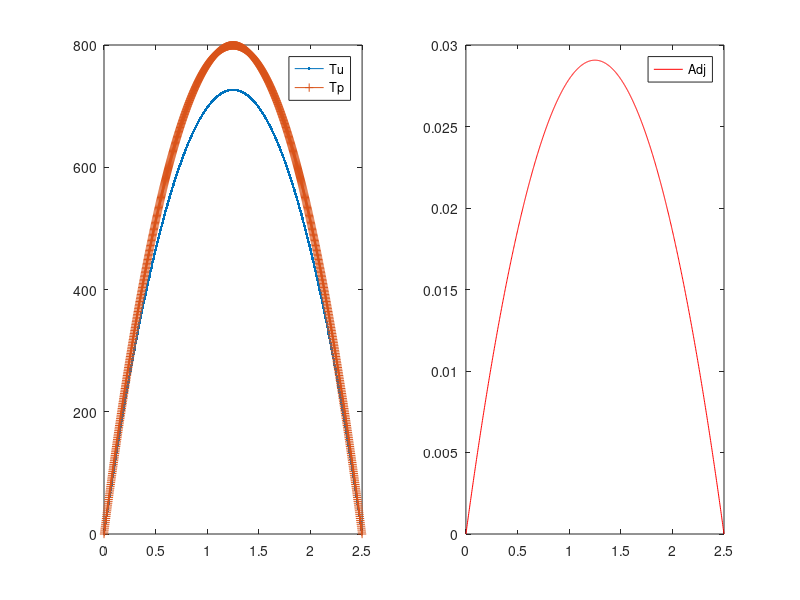

Recreate this plot in MATLAB.
function hc_ss_x_CG
% Solves the heat conduction equation in 1-D x-geometry using CFEM
% without T gap.
% An arbitrary number of material zones can be used but the analytical
% solution assumes 3 zones are used. The conductivities and the volumetric
% sources can be spatially dependent.

% clear the console screen
clc; close all;

% load the data and numerical parameters
pert_k    = 1e-1 *0;
pert_s    = 1e-1 *1;
pert_bc_L = 1e-1 *1;
pert_bc_R = 1e-1 *1;
[dat,npar] = load_simulation_data(pert_k,pert_s,pert_bc_L,pert_bc_R);

% type of data used to run the simulation
npar.pert_status = 'perturbed';

% assemble the matrix and the rhs
npar.adjoint=false;
npar.pert_status = 'unperturbed';
[Au,qu,Tdiru]=assemble_system(npar,dat);
npar.pert_status = 'perturbed';
[Ap,qp,Tdirp]=assemble_system(npar,dat);
% solve forward system
Tu=Au\qu;
Tp=Ap\qp;

% assemble the matrix and the rhs
npar.adjoint=true;
npar.pert_status = 'unperturbed';
[Aa,r,r_functional_u]=assemble_system(npar,dat);
% solve forward system
phi=Aa\r;

% calculation of the QoI using inner products
J_for_unpert = Tu'*r   +dot(r_functional_u,Tdiru);
J_adj_unpert = phi'*qu +dot(r_functional_u,Tdiru);
J_for_pert   = Tp'*r   +dot(r_functional_u,Tdirp);

% calculation of the QoI using definition and numerical quadrature
npar.adjoint=false;
J_num_for_unpert = qoi_num_eval(Tu,npar,dat);
J_num_for_pert   = qoi_num_eval(Tp,npar,dat);
npar.adjoint=true;
J_num_adj_unpert = qoi_num_eval(phi,npar,dat);
dx=diff(npar.xf);
JJJJUUUU = dot( (Tu(1:end-1)+Tu(2:end))/2 , dx )/sum(dx)
JJJJPPPP = dot( (Tp(1:end-1)+Tp(2:end))/2 , dx )/sum(dx)
JJJJaUUUU = dot( (phi(1:end-1)+phi(2:end))/2 , dx )*10000

fprintf('QoI unperturbed: \n----------------\n');
fprintf('\t Forward: inner: %g\n',J_for_unpert);
fprintf('\t Forward: num. : %g\n',J_num_for_unpert);
fprintf('QoI unperturbed: \n----------------\n');
fprintf('\t Adjoint: inner: %g\n',J_adj_unpert);
fprintf('\t Adjoint: num. : %g\n\n',J_num_adj_unpert);
fprintf('QoI perturbed: \n----------------\n');
fprintf('\t Forward: inner: %g\n',J_for_pert);
fprintf('\t Forward: num. : %g\n',J_num_for_pert);

dT = Tp-Tu;
dq = qp-qu;
dA = Ap-Au;

dJ_for = dT'*r        +dot(r_functional_u,Tdirp-Tdiru)
PPPP_UUUU=JJJJPPPP-JJJJUUUU

fprintf('QoI unperturbed: \n----------------\n');
fprintf('\t Forward: inner: %g\n',J_for_unpert);
fprintf('\t Forward: num. : %g\n',J_num_for_unpert);


dJ_adj = phi'*(dq - dA*Tu)  +dot(r_functional_u,Tdirp-Tdiru)
dJ_adj_exact = phi'*(dq-dA*Tu-dA*dT) +dot(r_functional_u,Tdirp-Tdiru)

% (Tp,Aa.phi) = (Tp,r) = (Ap^{-1}qp,r) = (qp,Ap^{-T}r)
% plot solution
figure(1)
subplot(1,2,1)
plot(npar.xf,Tu,'.-',npar.xf,Tp,'+-');
legend(['Tu';'Tp']);
subplot(1,2,2)
plot(npar.xf,phi,'r-');
legend(['Adj']);

return
end

%%%%%%%%%%%%%%%%%%%%%%%%%%%%%%%%%%%%%

function [A,rhs, out]=assemble_system(npar,dat)

% assemble the matrix, the rhs, apply BC

% shortcuts
porder= npar.porder;
gn    = npar.gn;
nel   = npar.nel;
% ideally, we would analyze the connectivity to determine nnz
nnz=(porder+3)*nel; %this is an upperbound, not exact
% n: linear system size
n=nel*porder+1;
% allocate memory
A=spalloc(n,n,nnz);
rhs=zeros(n,1);

% compute local matrices
% load Gauss Legendre quadrature (GLQ is exact on polynomials of degree up to 2n-1,
% while using only integrand evaluations (n-point quadrature).
% estimate the max poly order (it comes from the mass matrix  when coef. are
% piecewise constant and the material mesh matches the computational mesh
poly_max=2*porder;
[xq,wq] = GLNodeWt(porder+1);
% initialize local matrices/vectors
m=zeros(porder+1,porder+1);
k=m;
f=zeros(porder+1,1);
% store shapeset
[b,dbdx] =feshpln(xq,porder);

% definition of the weak form:
% int_domain (grad u D grad b) - int_bd_domain (b D grad u n) ...
%      = int_domain (b rhs)

% switch between forward and adjoint calculations
if npar.adjoint
    src = dat.asrc;
    bc  = dat.bc_adj;
    kond = dat.k;
else
    bc  = dat.bc_for;
    % what kind of material properties to use
    switch npar.pert_status
        case 'unperturbed'
            kond = dat.k;
            src = dat.fsrc;
        case 'perturbed'
            for i=1:length(dat.k)
                kond{i} = @(x) dat.k{i}(x)    + dat.dk{i}(x);
                src{i}  = @(x) dat.fsrc{i}(x) + dat.dfsrc{i}(x);
            end
            bc.left.C = bc.left.C + bc.left.dC;
            bc.rite.C = bc.rite.C + bc.rite.dC;
        case 'delta'
            kond = dat.dk;
            src = dat.dfsrc;
            bc.left.C =  bc.left.dC;
            bc.rite.C =  bc.rite.dC;
    end
end

% loop over elements
for iel=1:npar.nel
    % element extremities
    x0=npar.x(iel);
    x1=npar.x(iel+1);
    % jacobian of the transformation to the ref. element
    Jac=(x1-x0)/2;
    % get x values in the interval
    x=(x1+x0)/2+xq*(x1-x0)/2;
    my_zone=npar.iel2zon(iel);
    d=kond{my_zone}(x);
    q=src{my_zone}(x);
    % compute local matrices + load vector
    for i=1:porder+1
        for j=1:porder+1
            k(i,j)= dot(d.*wq.*dbdx(:,i) , dbdx(:,j));
        end
        f(i)= dot(q.*wq, b(:,i));
    end
    % assemble
    A(gn(iel,:),gn(iel,:)) = A(gn(iel,:),gn(iel,:)) + k/Jac;
    rhs(gn(iel,:)) = rhs(gn(iel,:)) + f*Jac;
end

% apply natural BC
Dirichlet_nodes=[];
Dirichlet_val=[];
r_functional=[];
switch bc.left.type
    case 0 % Neumann, int_bd_domain (b D grad u n) is on the RHS
        rhs(1)=rhs(1)+bc.left.C;
    case 1 % Robin
        A(1,1)=A(1,1)+dat.hcv;
        rhs(1)=rhs(1)+dat.hcv*bc.left.C;
    case 2 % Dirichlet
        Dirichlet_nodes=[Dirichlet_nodes 1];
        Dirichlet_val=[Dirichlet_val bc.left.C];
        r_functional=[r_functional rhs(1)];
end
switch bc.rite.type
    case 0 % Neumann, int_bd_domain (b D grad u n) is on the RHS
        rhs(n)=rhs(n)+bc.rite.C;
    case 1 % Robin
        A(n,n)=A(n,n)+dat.hcv;
        rhs(n)=rhs(n)+dat.hcv*bc.rite.C;
    case 2 % Dirichlet
        Dirichlet_nodes=[Dirichlet_nodes n];
        Dirichlet_val=[Dirichlet_val bc.rite.C];
        r_functional=[r_functional rhs(n)];
end
% apply Dirichlet BC
for i=1:length(Dirichlet_nodes);% loop on the number of constraints
    id=Dirichlet_nodes(i);      % extract the dof of a constraint
    bcval=Dirichlet_val(i);
    rhs=rhs-bcval*A(:,id);  % modify the rhs using constrained value
    A(id,:)=0; % set all the id-th row to zero
    A(:,id)=0; % set all the id-th column to zero (symmetrize A)
    A(id,id)=1;            % set the id-th diagonal to unity
    rhs(id)=bcval;         % put the constrained value in the rhs
end

if npar.adjoint
    out=r_functional;
else
    out=Dirichlet_val;
end

return
end
%%%%%%%%%%%%%%%%%%%%%%%%%%%%%%%%%%%%%

function QoI = qoi_num_eval(fem_sol,npar,dat)

% calculation of the QoI using definition and numerical quadrature
% dx=diff(npar.xf);
% JJJJUUUU = dot( (Tu(1:end-1)+Tu(2:end))/2 , dx )/sum(dx)
% JJJJPPPP = dot( (Tp(1:end-1)+Tp(2:end))/2 , dx )/sum(dx)

% shortcuts
porder= npar.porder;
gn    = npar.gn;
nel   = npar.nel;

% select quadrature
poly_max=2*porder;
[xq,wq] = GLNodeWt(porder+1);
% store shapeset
[b,~] =feshpln(xq,porder);

% use adjoint source (response function)
use_response_function = ~npar.adjoint;

% switch between forward and adjoint calculations
if use_response_function
    src = dat.asrc;
    %     bc  = dat.bc_adj;
    %     kond = dat.k;
else
    bc  = dat.bc_for;
    % what kind of material properties to use
    switch npar.pert_status
        case 'unperturbed'
            kond = dat.k;
            src = dat.fsrc;
        case 'perturbed'
            for i=1:length(dat.k)
                kond{i} = @(T) dat.k{i}(T)    + dat.dka{i}(T)+ dat.dkb{i}(T)+ dat.dkc{i}(T);
                src{i}  = @(x) dat.fsrc{i}(x) + dat.dfsrc{i}(x);
            end
            bc.left.C = bc.left.C + bc.left.dC;
            bc.rite.C = bc.rite.C + bc.rite.dC;
        case 'delta_p'
            for i=1:length(dat.k)
                kond{i} = @(T) dat.dka{i}(T)+ dat.dkb{i}(T)+ dat.dkc{i}(T);
            end
            src = dat.dfsrc;
            bc.left.type =  0; % Neumann
            bc.rite.type =  0;
            bc.left.C =  0;
            bc.rite.C =  0;
    end
end

QoI = 0;
% loop over elements
for iel=1:npar.nel
    % element extremities
    x0=npar.x(iel);
    x1=npar.x(iel+1);
    % jacobian of the transformation to the ref. element
    Jac=(x1-x0)/2;
    % get x values in the interval
    x=(x1+x0)/2+xq*(x1-x0)/2;
    % get the mat zone ID
    my_zone=npar.iel2zon(iel);
    % evaluate external source at qp
    q_or_r_qp=src{my_zone}(x);
    % evaluate previous temperature at qp
    fem_sol_qp = b(:,:) * fem_sol(gn(iel,:));
    %     % evaluate
    %     d=kond{my_zone}(fem_sol_qp);
    % add to QoI
    QoI = QoI + dot( wq.*fem_sol_qp ,q_or_r_qp)*Jac;
end

% add missing part to QoI when evaluating it with the adjoint function
if ~use_response_function
    % store shapeset at element extremities
    [b,dbdx] = feshpln([-1 1],porder);
    
    switch npar.pert_status
        case 'unperturbed'
            switch bc.left.type
                case {0,1} % Neumann/Robin
                    iel=1;
                    fem_sol_qp = b(:,:) * fem_sol(gn(iel,:));
                    QoI = QoI +dat.hcv*bc.left.C*fem_sol_qp(1);
                case 2 % Dirichlet
                    iel=1;
                    dfem_sol_qp = dbdx(:,:) * fem_sol(gn(iel,:));
                    my_zone=npar.iel2zon(iel);
                    d=kond{my_zone}(npar.x(iel));
                    d*bc.left.C*dfem_sol_qp(1)
                    dfem_sol_qp(1)
                    QoI = QoI -d*bc.left.C*dfem_sol_qp(1);
            end
            switch bc.rite.type
                case {0,1} % Neumann/Robin
                    iel=npar.nel;
                    fem_sol_qp = b(:,:) * fem_sol(gn(end,:));
                    QoI = QoI +dat.hcv*bc.rite.C*fem_sol_qp(end);
                case 2 % Dirichlet
                    iel=npar.nel;
                    dfem_sol_qp = dbdx(:,:) * fem_sol(gn(iel,:));
                    my_zone=npar.iel2zon(iel);
                    d=kond{my_zone}(npar.x(iel+1));
%                     dfem_sol_qp(end)
                    d*bc.rite.C*dfem_sol_qp(end);
                    QoI = QoI +d*bc.rite.C*dfem_sol_qp(end);
            end
    end
end
return
end
%%%%%%%%%%%%%%%%%%%%%%%%%%%%%%%%%%%%%

function [shapefun,dhdx]=feshpln (xv,p)
% computes the finite element basis functions and their first derivatives
% for any order p
% here, we use Lagrangian FE functions

xd=linspace(-1,1,p+1);

shapefun=zeros(length(xv),p+1);
dhdx    =zeros(length(xv),p+1);

% shape function
for i=1:p+1
    num=1.;
    den=1.;
    for j=1:p+1
        if(j~=i)
            num=num.*(xv-xd(j));
            den=den.*(xd(i)-xd(j));
        end
    end
    shapefun(:,i)=num./den;
end

% derivative of the shape function
for i=1:p+1
    sum=0.;
    den=1.;
    for j=1:p+1
        if(j~=i)
            num=1;
            for k=1:p+1
                if((k~=i)&&(k~=j))
                    num=num.*(xv-xd(k));
                end
            end
            sum=sum+num;
            den=den.*(xd(i)-xd(j));
        end
    end
    dhdx(:,i)=sum./den;
end

return
end
%%%%%%%%%%%%%%%%%%%%%%%%%%%%%%%%%%%%%%

function [x,w] = GLNodeWt(n)
% GLNodeWt  Nodes and weights for Gauss-Legendre quadrature of arbitrary order
%           obtained by solving an eigenvalue problem
%
% Synopsis:  [x,w] = GLNodeWt(n)
%
% Input:     n = order of quadrature rule
%
% Output:    x = vector of nodes
%            w = vector of weights

%  Algorithm based on ideas from Golub and Welsch, and Gautschi.  For a
%  condensed presentation see H.R. Schwarz, Numerical Analysis: A
%  Comprehensive Introduction, 1989, Wiley.  Original MATLAB
%  implementation by H.W. Wilson and L.H. Turcotte, Advanced Mathematics
%  and Mechanics Applications Using MATLAB, 2nd ed., 1998, CRC Press

beta   = (1:n-1)./sqrt(4*(1:n-1).^2 - 1);
J      = diag(beta,-1) + diag(beta,1);    % eig(J) needs J in full storage
[V,D]  = eig(J);
[x,ix] = sort(diag(D));  %  nodes are eigenvalues, which are on diagonal of D
w      = 2*V(1,ix)'.^2;  %  V(1,ix)' is column vector of first row of sorted V

return
end
%%%%%%%%%%%%%%%%%%%%%%%%%%%%%%%%%%%%%

function [dat,npar]=load_simulation_data(pert_k,pert_s,pert_bc_L,pert_bc_R)

triga = false;

% dimensions
if triga
    % dat.hcv = 1612.414; % W/m^2-C
    dat.hcv = 100; % W/m^2-C
    % dat.width = [0.003175 0.01 0.0174115 0.0179195]; % m
    dat.width = [1 3 4 7]; % m
    % mesh resolution per region
    nel_zone = [ 5 5 5 2];
else
    dat.hcv = 100;
    dat.width = 0.5*5;
    nel_zone = [ 1000 ];
end

% load the data structure with info pertaining to the physical problem
if triga
    dat.k{1}=@k_zr; % W/m-K
    dat.k{2}=@k_fuel; % W/m-K
    dat.k{3}=@k_fuel; % W/m-K
    dat.k{4}=@k_clad; % W/m-K
    % forward calculation source
    dat.fsrc{1}=@zero_function; % W/m3
    dat.fsrc{2}=@esrc; % W/m3
    dat.fsrc{3}=@esrc; % W/m3
    dat.fsrc{4}=@zero_function; % W/m3
    % adjoint calculation source
    dat.asrc{1}=@response_function;
    dat.asrc{2}=@zero_function;
    dat.asrc{3}=@zero_function;
    dat.asrc{4}=@zero_function; % W/m3
else
    dat.k{1}=@(x) 2150/200*(1+0*x);
    dat.fsrc{1}=@(x) 10000*(1+0*x);
    dat.asrc{1}=@(x) (1+0*x)/dat.width(end);
end
% create perturbations
for i=1:length(dat.k)
    dat.dk{i}    = @(x) pert_k*dat.k{i}(x);
    dat.dfsrc{i} = @(x) pert_s*dat.fsrc{i}(x);
end

% forward bc
bc.left.type=2; %0=neumann, 1=robin, 2=dirichlet
bc.left.C=200*0; % (that data is C in: kdu/dn=C // u+k/hcv*du/dn =C // u=C)
if triga
    bc.rite.type=2;
    bc.rite.C=15;
else
    bc.rite.type=2;
    bc.rite.C=110*0;
end
dat.bc_for=bc;
% create perturbations
dat.bc_for.left.dC = pert_bc_L*dat.bc_for.left.C;
dat.bc_for.rite.dC = pert_bc_R*dat.bc_for.rite.C;
% adjoint bc
bc.left.C=0;
bc.rite.C=0;
dat.bc_adj=bc;
clear bc;

% load the numerical parameters, npar, structure pertaining to numerics
% number of elements
if length(dat.width)~=length(nel_zone)
    error('not the same number of zones in dat.width and nel_zone');
end
if length(dat.k)~=length(nel_zone)
    error('not the same number of zones in dat.k and nel_zone');
end
if length(dat.fsrc)~=length(nel_zone)
    error('not the same number of zones in dat.fsrc and nel_zone');
end
if length(dat.asrc)~=length(nel_zone)
    error('not the same number of zones in dat.asrc and nel_zone');
end
npar.nel = sum(nel_zone);

% domain
tmp_width = [ 0 dat.width];
x=[];
iel2zon=[];
for i_zone=1:length(nel_zone)
    x_zone = linspace(tmp_width(i_zone),tmp_width(i_zone+1),nel_zone(i_zone)+1);
    if isempty(x)
        x = x_zone;
        iel2zon=i_zone*ones(nel_zone(i_zone),1);
    else
        x = [x x_zone(2:end)];
        iel2zon =[ iel2zon; i_zone*ones(nel_zone(i_zone),1)];
    end
end
npar.x=x;
npar.iel2zon=iel2zon;

% polynomial degree
npar.porder=1;
% nbr of dofs per variable
npar.ndofs = npar.porder*npar.nel+1;

% connectivity
gn=zeros(npar.nel,npar.porder+1);
gn(1,:)=linspace(1,npar.porder+1,npar.porder+1);
for iel=2:npar.nel
    gn(iel,:)=[gn(iel-1,end) , gn(iel-1,2:end)+npar.porder ];
end
npar.gn=gn; clear gn;

% create x values for plotting FEM solution
npar.xf=zeros(npar.nel*npar.porder+1,1);
for iel=1:npar.nel
    ibeg = (iel-1)*npar.porder+1;
    iend = (iel  )*npar.porder+1;
    npar.xf(ibeg:iend)=linspace(npar.x(iel),npar.x(iel+1),npar.porder+1) ;
end

return
end
